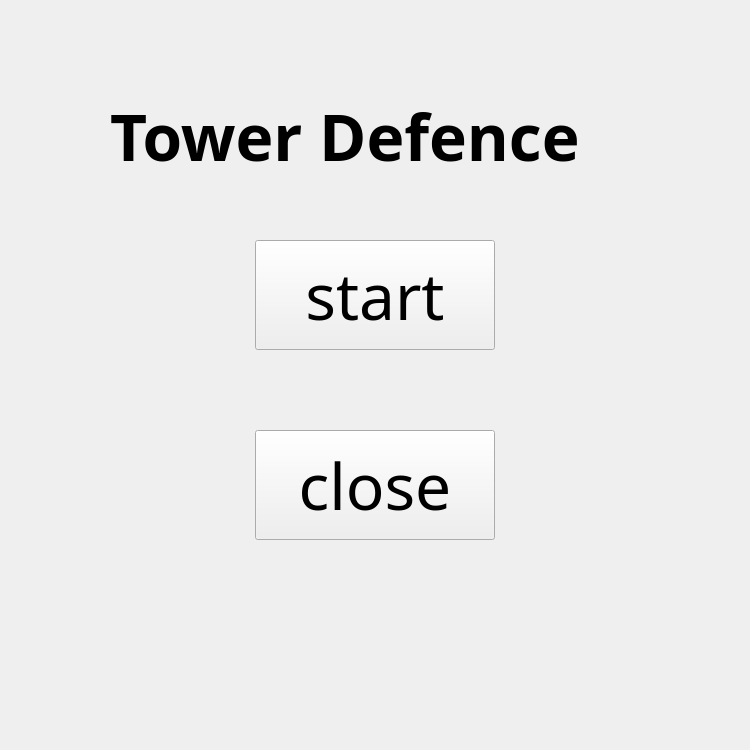
<?xml version="1.0" encoding="UTF-8"?>
<ui version="4.0">
 <class>Widget</class>
 <widget class="QWidget" name="Widget">
  <property name="geometry">
   <rect>
    <x>0</x>
    <y>0</y>
    <width>750</width>
    <height>750</height>
   </rect>
  </property>
  <property name="minimumSize">
   <size>
    <width>750</width>
    <height>750</height>
   </size>
  </property>
  <property name="maximumSize">
   <size>
    <width>750</width>
    <height>750</height>
   </size>
  </property>
  <property name="windowTitle">
   <string>Widget</string>
  </property>
  <widget class="QLabel" name="menuLable">
   <property name="geometry">
    <rect>
     <x>0</x>
     <y>0</y>
     <width>750</width>
     <height>750</height>
    </rect>
   </property>
   <property name="minimumSize">
    <size>
     <width>750</width>
     <height>750</height>
    </size>
   </property>
   <property name="maximumSize">
    <size>
     <width>750</width>
     <height>750</height>
    </size>
   </property>
   <property name="font">
    <font>
     <family>Bernard MT</family>
     <bold>false</bold>
    </font>
   </property>
   <property name="text">
    <string/>
   </property>
   <property name="scaledContents">
    <bool>true</bool>
   </property>
  </widget>
  <widget class="QPushButton" name="startButton">
   <property name="geometry">
    <rect>
     <x>255</x>
     <y>240</y>
     <width>240</width>
     <height>110</height>
    </rect>
   </property>
   <property name="minimumSize">
    <size>
     <width>240</width>
     <height>110</height>
    </size>
   </property>
   <property name="maximumSize">
    <size>
     <width>240</width>
     <height>110</height>
    </size>
   </property>
   <property name="font">
    <font>
     <family>Algerian</family>
     <pointsize>48</pointsize>
     <bold>false</bold>
    </font>
   </property>
   <property name="text">
    <string>start</string>
   </property>
  </widget>
  <widget class="QPushButton" name="closeButton">
   <property name="geometry">
    <rect>
     <x>255</x>
     <y>430</y>
     <width>240</width>
     <height>110</height>
    </rect>
   </property>
   <property name="minimumSize">
    <size>
     <width>240</width>
     <height>110</height>
    </size>
   </property>
   <property name="font">
    <font>
     <family>Algerian</family>
     <pointsize>48</pointsize>
     <bold>false</bold>
    </font>
   </property>
   <property name="text">
    <string>close</string>
   </property>
  </widget>
  <widget class="QLabel" name="themeLabel">
   <property name="geometry">
    <rect>
     <x>110</x>
     <y>70</y>
     <width>591</width>
     <height>131</height>
    </rect>
   </property>
   <property name="font">
    <font>
     <family>Gill Sans</family>
     <pointsize>48</pointsize>
     <bold>true</bold>
    </font>
   </property>
   <property name="text">
    <string>Tower Defence</string>
   </property>
  </widget>
 </widget>
 <resources/>
 <connections/>
</ui>
